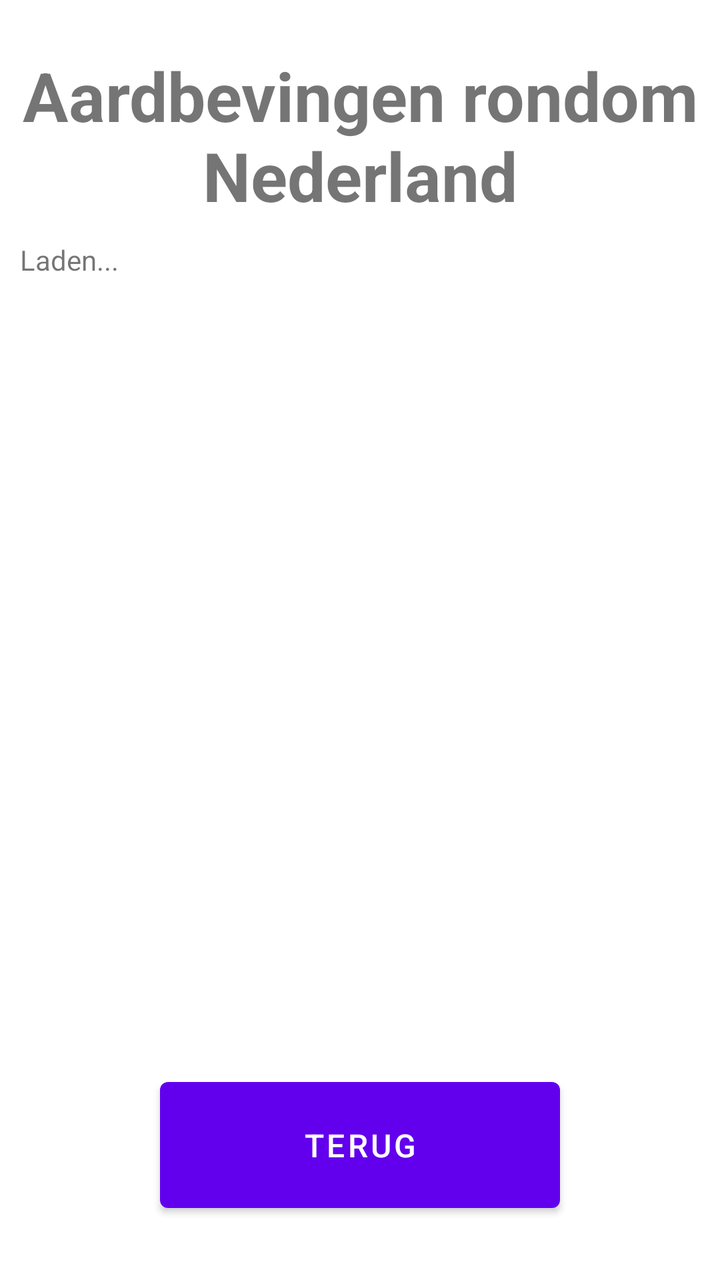
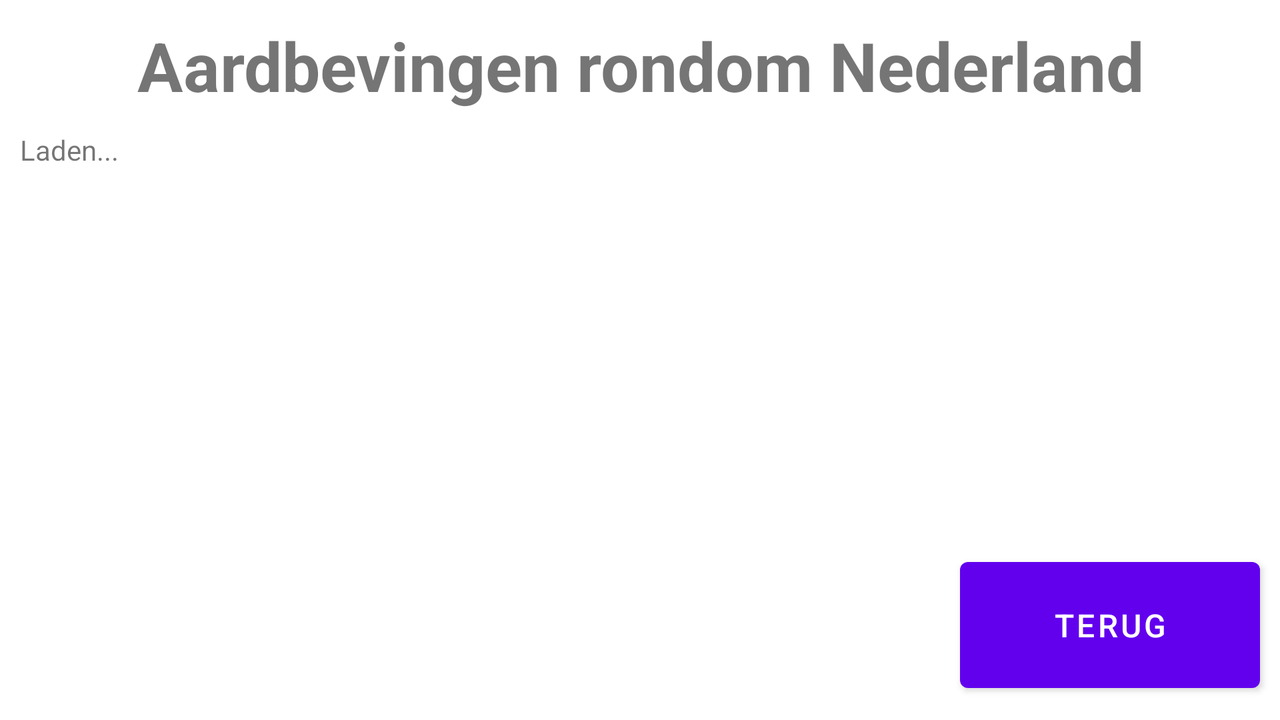

One screen, two layout resources from the same app: the default and the repository's alternative for another configuration. Each is rendered where Android would select it; the XML of both is given below.
<!-- AndroidManifest.xml: application theme Theme.WeerApp -->
<!-- res/layout/activity_earthquakes_netherlands.xml -->
<?xml version="1.0" encoding="utf-8"?>
<androidx.constraintlayout.widget.ConstraintLayout xmlns:android="http://schemas.android.com/apk/res/android"
        xmlns:tools="http://schemas.android.com/tools"
        xmlns:app="http://schemas.android.com/apk/res-auto"
        android:layout_width="match_parent"
        android:layout_height="match_parent"
        tools:context=".EarthquakesNetherlandsActivity">

    <Button
            android:text="@string/back_button"
            android:layout_width="200dp"
            android:layout_height="75dp"
            android:id="@+id/earthquakesNBackButton"
            app:layout_constraintStart_toStartOf="parent"
            app:layout_constraintEnd_toEndOf="parent"
            app:layout_constraintBottom_toBottomOf="parent"
            android:layout_marginBottom="30dp"
            android:textSize="16sp" />

    <TextView
            android:text="@string/earthquakes_netherlands_title"
            android:layout_width="wrap_content"
            android:layout_height="wrap_content"
            android:id="@+id/earthquakesNetherlandsTitle"
            app:layout_constraintTop_toTopOf="parent"
            android:layout_marginTop="25dp"
            app:layout_constraintStart_toStartOf="parent"
            app:layout_constraintEnd_toEndOf="parent"
            android:textStyle="bold"
            android:textSize="34sp"
            android:textAlignment="center" />

    <ScrollView
            android:layout_width="0dp"
            android:layout_height="0dp"
            app:layout_constraintStart_toStartOf="parent"
            app:layout_constraintEnd_toEndOf="parent"
            android:id="@+id/nScrollView"
            app:layout_constraintTop_toBottomOf="@+id/earthquakesNetherlandsTitle"
            android:layout_marginTop="10dp"
            android:layout_marginStart="10dp"
            android:layout_marginEnd="10dp"
            app:layout_constraintBottom_toTopOf="@+id/earthquakesNBackButton"
            android:layout_marginBottom="10dp">

        <LinearLayout
                android:layout_width="match_parent"
                android:layout_height="wrap_content"
                android:orientation="vertical"
                android:id="@+id/nSvLayout" >

            <TextView
                    android:text="@string/loading"
                    android:layout_width="match_parent"
                    android:layout_height="wrap_content"
                    android:id="@+id/loading" />
        </LinearLayout>
    </ScrollView>
</androidx.constraintlayout.widget.ConstraintLayout>
<!-- resources referenced by this layout -->
<resources>
  <string name="back_button">Terug</string>
  <string name="earthquakes_netherlands_title">Aardbevingen rondom Nederland</string>
  <string name="loading">Laden...</string>
  <style name="Theme.WeerApp" parent="Theme.MaterialComponents.DayNight.NoActionBar">
          
          <item name="colorPrimary">@color/purple_500</item>
          <item name="colorPrimaryVariant">@color/purple_700</item>
          <item name="colorOnPrimary">@color/white</item>
          
          <item name="colorSecondary">@color/teal_200</item>
          <item name="colorSecondaryVariant">@color/teal_700</item>
          <item name="colorOnSecondary">@color/black</item>
          
          <item name="android:statusBarColor">?attr/colorPrimaryVariant</item>
          
      </style>
</resources>
<!-- res/layout-land/activity_earthquakes_netherlands.xml (the repository's variant of the layout above) -->
<!-- drawn on the phone turned sideways -->
<?xml version="1.0" encoding="utf-8"?>
<androidx.constraintlayout.widget.ConstraintLayout xmlns:android="http://schemas.android.com/apk/res/android"
        xmlns:tools="http://schemas.android.com/tools"
        xmlns:app="http://schemas.android.com/apk/res-auto"
        android:layout_width="match_parent"
        android:layout_height="match_parent"
        tools:context=".EarthquakesNetherlandsActivity">

    <Button
            android:text="@string/back_button"
            android:layout_width="150dp"
            android:layout_height="75dp"
            android:id="@+id/earthquakesNBackButton"
            app:layout_constraintEnd_toEndOf="parent"
            android:textSize="16sp"
            android:layout_marginEnd="10dp"
            app:layout_constraintBottom_toBottomOf="parent"
            android:layout_marginBottom="10dp" />

    <TextView
            android:text="@string/earthquakes_netherlands_title"
            android:layout_width="wrap_content"
            android:layout_height="wrap_content"
            android:id="@+id/earthquakesNetherlandsTitle"
            app:layout_constraintTop_toTopOf="parent"
            android:layout_marginTop="10dp"
            app:layout_constraintStart_toStartOf="parent"
            app:layout_constraintEnd_toEndOf="parent"
            android:textStyle="bold"
            android:textSize="34sp"
            android:textAlignment="center" />

    <ScrollView
            android:layout_width="0dp"
            android:layout_height="0dp"
            android:id="@+id/nScrollView"
            app:layout_constraintTop_toBottomOf="@+id/earthquakesNetherlandsTitle"
            app:layout_constraintBottom_toBottomOf="parent"
            app:layout_constraintEnd_toStartOf="@+id/earthquakesNBackButton"
            app:layout_constraintStart_toStartOf="parent"
            android:layout_marginStart="10dp"
            android:layout_marginBottom="10dp"
            android:layout_marginEnd="10dp"
            android:layout_marginTop="10dp">

        <LinearLayout
                android:layout_width="match_parent"
                android:layout_height="wrap_content"
                android:orientation="vertical"
                android:id="@+id/nSvLayout" >

            <TextView
                    android:text="@string/loading"
                    android:layout_width="match_parent"
                    android:layout_height="wrap_content"
                    android:id="@+id/loading" />
        </LinearLayout>
    </ScrollView>
</androidx.constraintlayout.widget.ConstraintLayout>
